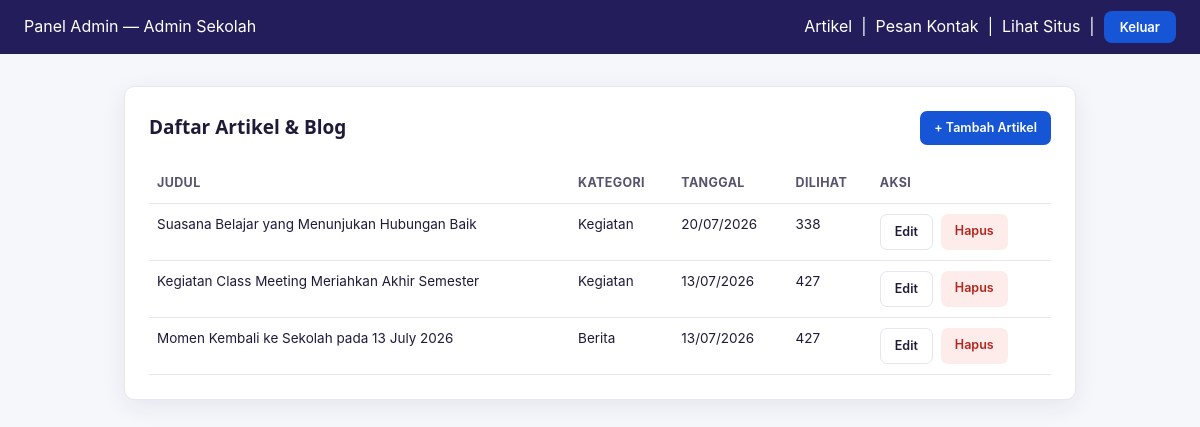
Screenshot of /dashboard.php (signed in) with the database file from the repository.
### tables this page shows
CREATE TABLE artikel (
    id INT AUTO_INCREMENT PRIMARY KEY,
    kategori_id INT DEFAULT NULL,
    judul VARCHAR(200) NOT NULL,
    slug VARCHAR(220) NOT NULL UNIQUE,
    ringkasan VARCHAR(300) DEFAULT NULL,
    konten TEXT NOT NULL,
    gambar VARCHAR(255) DEFAULT NULL,  
    penulis VARCHAR(100) DEFAULT 'Admin Sekolah',
    dilihat INT DEFAULT 0,
    tanggal_terbit DATE NOT NULL,
    dibuat_pada TIMESTAMP DEFAULT CURRENT_TIMESTAMP,
    FOREIGN KEY (kategori_id) REFERENCES kategori(id) ON DELETE SET NULL
);

CREATE TABLE kategori (
    id INT AUTO_INCREMENT PRIMARY KEY,
    nama_kategori VARCHAR(50) NOT NULL
);

### dashboard.php (the view, shortened to what this page needs)
<?php
require_once __DIR__ . '/auth.php';
$artikel = [];
$q = mysqli_query($koneksi, "SELECT a.*, k.nama_kategori FROM artikel a
                              LEFT JOIN kategori k ON a.kategori_id = k.id
                              ORDER BY a.tanggal_terbit DESC");
if ($q) { while ($row = mysqli_fetch_assoc($q)) { $artikel[] = $row; } }
require_once __DIR__ . '/_layout_top.php';
?>
<div class="admin-card">
  <div style="display:flex;justify-content:space-between;align-items:center;margin-bottom:18px;">
    <h1 style="font-size:19px;">Daftar Artikel &amp; Blog</h1>
    <a class="btn btn-primary" href="artikel_form.php">+ Tambah Artikel</a>
  </div>
  <table>
    <thead>
      <tr><th>Judul</th><th>Kategori</th><th>Tanggal</th><th>Dilihat</th><th>Aksi</th></tr>
    </thead>
    <tbody>
      <?php if (empty($artikel)): ?>
        <tr><td colspan="5">Belum ada artikel.</td></tr>
      <?php else: foreach ($artikel as $a): ?>
        <tr>
          <td><?= htmlspecialchars($a['judul']) ?></td>
          <td><?= htmlspecialchars($a['nama_kategori'] ?? '-') ?></td>
          <td><?= date('d/m/Y', strtotime($a['tanggal_terbit'])) ?></td>
          <td><?= (int)$a['dilihat'] ?></td>
          <td>
            <div class="row-actions">
              <a class="btn btn-outline" href="artikel_form.php?id=<?= $a['id'] ?>">Edit</a>
              <a class="btn btn-danger" href="dashboard.php?hapus=<?= $a['id'] ?>" onclick="return confirm('Hapus artikel ini?');">Hapus</a>
            </div>
          </td>
        </tr>
      <?php endforeach; endif; ?>
    </tbody>
  </table>
</div>
<?php require_once __DIR__ . '/_layout_bottom.php'; ?>

### _layout_top.php (shortened to what this page needs)
<!DOCTYPE html>
<html lang="id">
<head>
<link rel="stylesheet" href="../css/style.css">
</head>
<body>
<div class="admin-topbar">
  <div>Panel Admin &mdash; <?= htmlspecialchars($_SESSION['admin_nama'] ?? '') ?></div>
  <div>
    <a href="dashboard.php">Artikel</a> &nbsp;|&nbsp;
    <a href="pesan.php">Pesan Kontak<?php
    ?></a> &nbsp;|&nbsp;
    <a href="../index.php" target="_blank">Lihat Situs</a> &nbsp;|&nbsp;
    <a class="logout" href="logout.php">Keluar</a>
  </div>
</div>
<div class="admin-wrap">

### _layout_bottom.php
</div>
</body>
</html>

### style.css (style rules this page uses)
:root { --navy-950:#211a4f; --navy-900:#241d5c; --indigo-800:#332a78; --blue-600:#1656d6; --blue-500:#4e5fdb; --blue-400:#7c8cea; --blue-100:#eaf0ff; --bg-page:#f6f7fb; --white:#ffffff; --text-900:#1e1b39; --text-600:#55536e; --text-400:#8b899e; --border:#e6e5f0; --gold:#f5b300; --silver:#b9bfca; --bronze:#cd7f32; --radius-md:10px; --radius-lg:16px; --shadow-card:0 6px 24px rgba(35,26,90,.08); --font-display:'Poppins','Segoe UI',system-ui,sans-serif; --font-body:'Inter','Segoe UI',system-ui,sans-serif; }
* { box-sizing:border-box; }
html { scroll-behavior:smooth; }
body { margin:0; font-family:var(--font-body); color:var(--text-900); background:var(--bg-page); line-height:1.6; }
a { color:inherit;text-decoration:none; }
h1,h2,h3,h4 { font-family:var(--font-display);margin:0;color:var(--text-900); }

### _layout_top.php (style rules this page uses)
body { background:var(--bg-page); }
.admin-topbar { background:var(--navy-900);color:#fff;padding:14px 24px;display:flex;justify-content:space-between;align-items:center; }
.admin-topbar a { color:#fff; }
.admin-topbar .logout { background:var(--blue-600);padding:8px 16px;border-radius:8px;font-size:13px;font-weight:600; }
.admin-wrap { max-width:1000px;margin:32px auto;padding:0 24px; }
.admin-card { background:#fff;border:1px solid var(--border);border-radius:var(--radius-md);padding:24px;box-shadow:var(--shadow-card); }
table { width:100%;border-collapse:collapse;font-size:13.5px; }
th,td { padding:10px 8px;border-bottom:1px solid var(--border);text-align:left;vertical-align:top; }
th { color:var(--text-600);font-size:12.5px;text-transform:uppercase;letter-spacing:.03em; }
.btn { display:inline-block;padding:7px 14px;border-radius:7px;font-size:12.5px;font-weight:600;border:none;cursor:pointer; }
.btn-primary { background:var(--blue-600);color:#fff; }
.btn-danger { background:#fdecea;color:#b3261e; }
.btn-outline { background:#fff;border:1px solid var(--border);color:var(--text-900); }
.row-actions { display:flex;gap:8px; }

### rows the page displays
artikel: judul "Suasana Belajar yang Menunjukan Hubungan Baik", kategori.nama_kategori "Kegiatan", tanggal_terbit "20/07/2026", dilihat "338"
artikel: judul "Kegiatan Class Meeting Meriahkan Akhir Semester", kategori.nama_kategori "Kegiatan", tanggal_terbit "13/07/2026", dilihat "427"
artikel: judul "Momen Kembali ke Sekolah pada 13 July 2026", kategori.nama_kategori "Berita", tanggal_terbit "13/07/2026", dilihat "427"

### other values shown
$_SESSION['admin_nama'] "Admin Sekolah"
